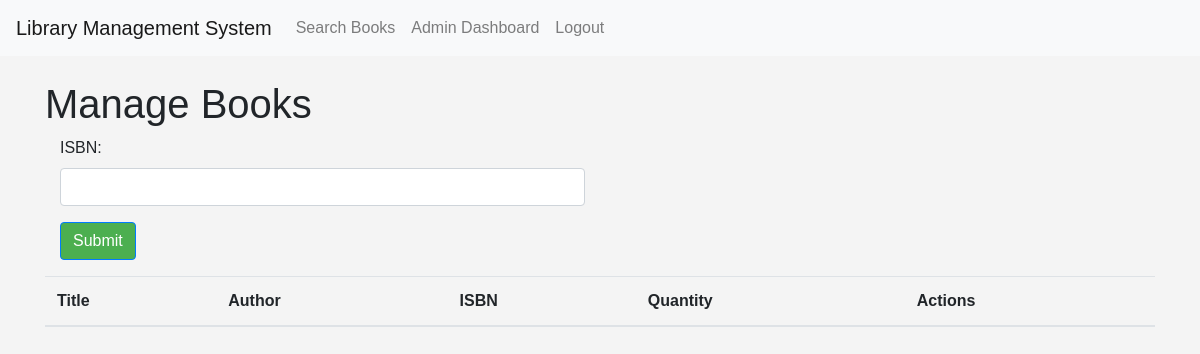
The app's page /admin/books (signed in), older data.
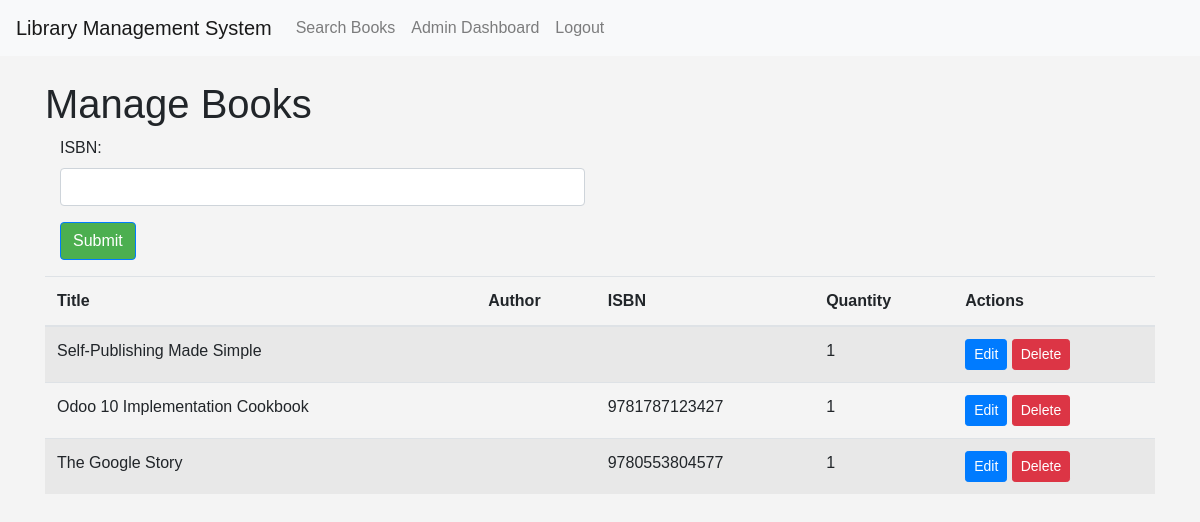
The same page, newer data.
### app/models.py (models this page shows)
class Book(db.Model):
    __tablename__ = 'book'
    id = db.Column(db.Integer, primary_key=True)
    isbn = db.Column(db.String(13), unique=True, nullable=False)
    title = db.Column(db.String(255), nullable=False)
    authors = db.Column(db.String(255), nullable=False)
    publisher = db.Column(db.String(255))
    year = db.Column(db.Integer)
    description=db.Column(db.Text)
    pageCount=db.Column(db.Integer)
    imageLink=db.Column(db.String(255))
    language=db.Column(db.String(10))
    categories = db.Column(db.String(255))
    quantity = db.Column(db.Integer, default=1,nullable=False)
    borrowed_copies = db.relationship('BorrowedBook', backref='book', lazy=True)

### app/admin/routes.py (the view)
@admin.route("/admin/books")
@login_required
@librarian_required
def manage_books():
    books = Book.query.all()
    return render_template('admin/manage_books.html', title='Manage Books', books=books)

### app/models.py (called while the page is built)
@login_manager.user_loader
def load_user(user_id):
    return User.query.get(int(user_id))

### app/utils.py (called while the page is built)
def librarian_required(f):
    @wraps(f)
    def decorated_function(*args, **kwargs):
        if not current_user.is_authenticated or current_user.role not in ['admin', 'librarian']:
            abort(403)
        return f(*args, **kwargs)
    return decorated_function

### app/templates/admin/manage_books.html (shortened to what this page needs)
{% extends "base.html" %}
{% block content %}
<h1>Manage Books</h1>
<div class="container">
    <div class="row">
      <div class="col-md-6">
        <form action="/add_book" method="POST">
            <div class="form-group">
            <label for="isbn">ISBN:</label>
            <input type="text" class="form-control" id="isbn" name="isbn">
            </div>
            <div class="form-group">
                <button type="submit" class="btn btn-primary " style="background-color: #4CAF50;">Submit</button>
            </div>
        </form>
      </div>
    </div>
</div>
<table class="table table-striped">
    <thead>
        <tr>
            <th>Title</th>
            <th>Author</th>
            <th>ISBN</th>
            <th>Quantity</th>
            <th>Actions</th>
        </tr>
    </thead>
    <tbody>
        {% for book in books %}
        <tr>
            <td>{{ book.title }}</td>
            <td>{{ book.author }}</td>
            <td>{{ book.isbn }}</td>
            <td>{{ book.quantity }}</td>
            <td>
                <a href="#" class="btn btn-sm btn-primary">Edit</a>
                <a href="#" class="btn btn-sm btn-danger">Delete</a>
            </td>
        </tr>
        {% endfor %}
    </tbody>
</table>
{% endblock %}

Row changes from the older to the newer data that the page shows:
added Book: title "Self-Publishing Made Simple", quantity "1"
added Book: title "Odoo 10 Implementation Cookbook", isbn "9781787123427", quantity "1"
added Book: title "The Google Story", isbn "9780553804577", quantity "1"
